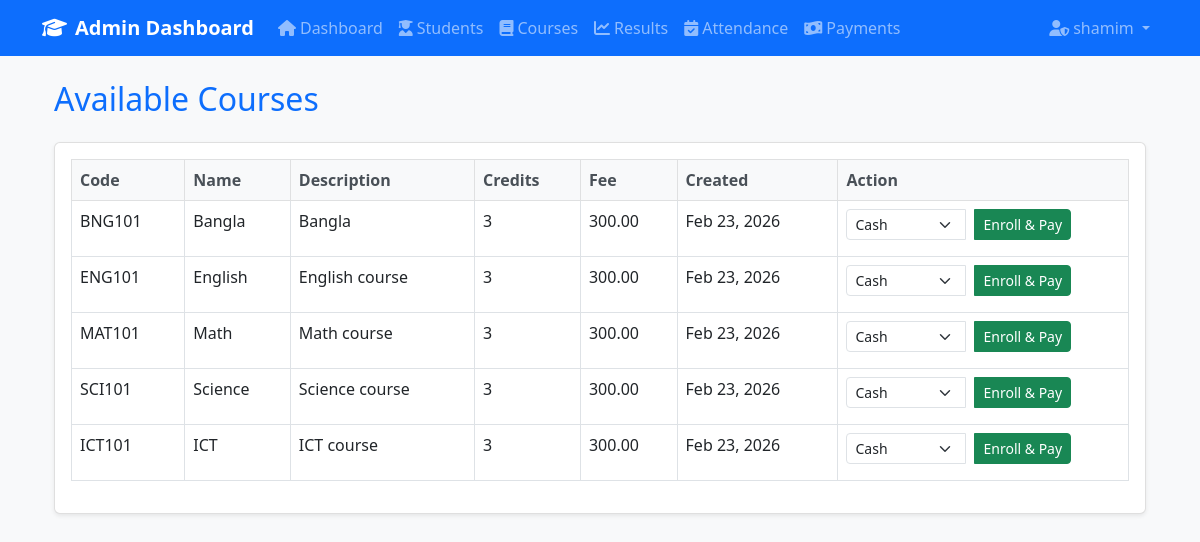
/student/available_courses.php (signed in), run on the app's committed database.
### tables this page shows
CREATE TABLE `users` (
  `id` int(11) NOT NULL,
  `username` varchar(50) NOT NULL,
  `password` varchar(255) NOT NULL,
  `role` enum('admin','student','teacher','parent') NOT NULL DEFAULT 'admin',
  `first_name` varchar(50) DEFAULT NULL,
  `last_name` varchar(50) DEFAULT NULL,
  `email` varchar(100) DEFAULT NULL,
  `phone` varchar(20) DEFAULT NULL,
  `student_id` int(11) DEFAULT NULL,
  `subject_id` int(11) DEFAULT NULL,
  `assigned_classes` text DEFAULT NULL,
  `profile_image` varchar(255) DEFAULT NULL,
  `last_login` timestamp NULL DEFAULT NULL,
  `is_active` tinyint(1) NOT NULL DEFAULT 1,
  `created_at` timestamp NOT NULL DEFAULT current_timestamp(),
  `updated_at` timestamp NOT NULL DEFAULT current_timestamp() ON UPDATE current_timestamp()
);

CREATE TABLE `courses` (
  `id` int(11) NOT NULL,
  `course_code` varchar(20) NOT NULL,
  `course_name` varchar(100) NOT NULL,
  `description` text DEFAULT NULL,
  `credits` int(11) NOT NULL DEFAULT 3,
  `fee` decimal(10,2) NOT NULL DEFAULT 0.00,
  `created_at` timestamp NOT NULL DEFAULT current_timestamp(),
  `updated_at` timestamp NOT NULL DEFAULT current_timestamp() ON UPDATE current_timestamp()
);

### includes/auth.php (called while the page is built, shortened)
<?php
function isLoggedIn() {
    return isset($_SESSION['user_id']) && !empty($_SESSION['user_id']);
}
function getUserDetails($conn) {
    if (isLoggedIn()) {
        $user_id = $_SESSION['user_id'];
        $sql = "SELECT u.*, s.student_id, s.first_name as student_first_name, s.last_name as student_last_name, s.email as student_email
                FROM users u
                LEFT JOIN students s ON u.student_id = s.id
                WHERE u.id = ?";
        $stmt = $conn->prepare($sql);
        $stmt->bind_param("i", $user_id);
        $stmt->execute();
        $result = $stmt->get_result();
        return $result->fetch_assoc();
    }
    return null;
}
?>

### student/available_courses.php (the view, shortened to what this page needs)
<?php
require_once '../includes/config.php';
require_once '../includes/header.php';
$sql = "SELECT * FROM courses ORDER BY created_at DESC";
$result = $conn->query($sql);
?>
<div class="container mt-4">
    <h2 class="mb-4 text-primary">Available Courses</h2>
    <div class="card">
        <div class="card-body table-responsive">
            <table class="table table-bordered table-hover">
                <thead class="table-light">
                    <tr>
                        <th>Code</th>
                        <th>Name</th>
                        <th>Description</th>
                        <th>Credits</th>
                        <th>Fee</th>
                        <th>Created</th>
                        <th>Action</th>
                    </tr>
                </thead>
                <tbody>
                <?php if ($result && $result->num_rows > 0): ?>
                    <?php while($row = $result->fetch_assoc()): ?>
                        <tr>
                            <td><?php echo htmlspecialchars($row['course_code']); ?></td>
                            <td><?php echo htmlspecialchars($row['course_name']); ?></td>
                            <td><?php echo htmlspecialchars($row['description']); ?></td>
                            <td><?php echo $row['credits']; ?></td>
                            <td><?php echo number_format($row['fee'],2); ?></td>
                            <td><?php echo date('M d, Y', strtotime($row['created_at'])); ?></td>
                            <td>
                                <form method="POST" style="display:inline;">
                                    <div class="input-group mb-2">
                                        <select name="payment_method" class="form-select form-select-sm" style="max-width:120px;">
                                            <option value="cash">Cash</option>
                                        </select>
                                        <button type="submit" class="btn btn-success btn-sm ms-2">Enroll & Pay</button>
                                    </div>
                                </form>
                            </td>
                        </tr>
                    <?php endwhile; ?>
                <?php else: ?>
                    <tr><td colspan="7" class="text-center">No courses found</td></tr>
                <?php endif; ?>
                </tbody>
            </table>
        </div>
    </div>
</div>
<?php require_once '../includes/footer.php'; ?>

### includes/header.php (shortened to what this page needs)
<?php
require_once 'config.php';
require_once 'auth.php';
$user = getUserDetails($conn);
?>
<!DOCTYPE html>
<html lang="en">
<head>
    <link href="https://cdn.jsdelivr.net/npm/bootstrap@5.3.0/dist/css/bootstrap.min.css" rel="stylesheet">
    <link rel="stylesheet" href="https://cdnjs.cloudflare.com/ajax/libs/font-awesome/6.4.0/css/all.min.css">
    <link rel="stylesheet" href="<?php echo BASE_URL; ?>assets/css/style.css">
</head>
<body>
    <nav class="navbar navbar-expand-lg navbar-dark bg-primary">
        <div class="container">
            <a class="navbar-brand" href="<?php echo BASE_URL; ?>admin/dashboard.php">
                <i class="fas fa-graduation-cap me-2"></i>Admin Dashboard
            </a>
            <div class="collapse navbar-collapse" id="navbarNav">
                <ul class="navbar-nav me-auto">
                    <li class="nav-item">
                        <a class="nav-link" href="<?php echo BASE_URL; ?>admin/dashboard.php">
                            <i class="fas fa-home me-1"></i>Dashboard
                        </a>
                    </li>
                    <li class="nav-item">
                        <a class="nav-link" href="<?php echo BASE_URL; ?>admin/students.php">
                            <i class="fas fa-user-graduate me-1"></i>Students
                        </a>
                    </li>
                    <li class="nav-item">
                        <a class="nav-link" href="<?php echo BASE_URL; ?>admin/courses.php">
                            <i class="fas fa-book me-1"></i>Courses
                        </a>
                    </li>
                    <li class="nav-item">
                        <a class="nav-link" href="<?php echo BASE_URL; ?>admin/results.php">
                            <i class="fas fa-chart-line me-1"></i>Results
                        </a>
                    </li>
                    <li class="nav-item">
                        <a class="nav-link" href="<?php echo BASE_URL; ?>admin/attendance.php">
                            <i class="fas fa-calendar-check me-1"></i>Attendance
                        </a>
                    </li>
                    <li class="nav-item">
                        <a class="nav-link" href="<?php echo BASE_URL; ?>admin/payments.php">
                            <i class="fas fa-money-bill-wave me-1"></i>Payments
                        </a>
                    </li>
                </ul>
                <ul class="navbar-nav">
                    <li class="nav-item dropdown">
                        <a class="nav-link dropdown-toggle" href="#" role="button" data-bs-toggle="dropdown">
                            <i class="fas fa-user-shield me-1"></i><?php echo $user['username']; ?>
                        </a>
                    </li>
                </ul>
            </div>
        </div>
    </nav>
    <div class="container mt-4">

### assets/css/style.css (style rules this page uses)
body { background-color: #f8f9fa; }
.card { box-shadow: 0 0.125rem 0.25rem rgba(0, 0, 0, 0.075); border: 1px solid rgba(0, 0, 0, 0.125); margin-bottom: 1.5rem; }
.navbar-brand { font-weight: 600; font-size: 1.25rem; }
.nav-link { font-weight: 500; }
.table th { font-weight: 600; color: #495057; border-top: none; }
.btn { font-weight: 500; }

### data on the page
users: username "shamim"
courses: course_code "BNG101", course_name "Bangla", description "Bangla", credits "3", fee "300.00", created_at "Feb 23, 2026"
courses: course_code "ENG101", course_name "English", description "English course", credits "3", fee "300.00", created_at "Feb 23, 2026"
courses: course_code "MAT101", course_name "Math", description "Math course", credits "3", fee "300.00", created_at "Feb 23, 2026"
courses: course_code "SCI101", course_name "Science", description "Science course", credits "3", fee "300.00", created_at "Feb 23, 2026"
courses: course_code "ICT101", course_name "ICT", description "ICT course", credits "3", fee "300.00", created_at "Feb 23, 2026"
